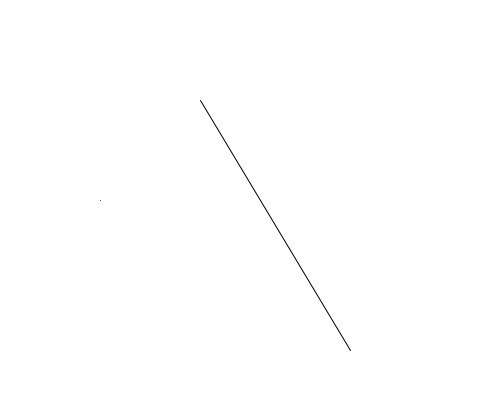
Frame 1 (no input)
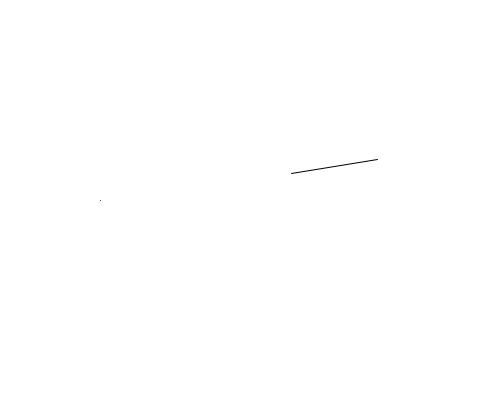
Frame 60 (the mouse pressed at the canvas centre just before this capture)
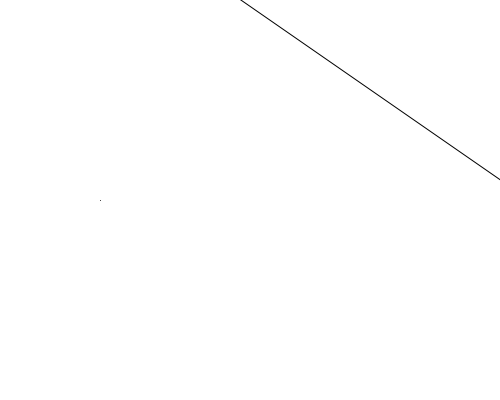
Frame 120 (the mouse held since frame 60 and released just before this capture)

The Processing sketch that drew these frames (run headless with seeded random() and noise(); from frame 60 on, the mouse is pressed at the canvas centre):

// Processing sketch: processing_115020
// ── processing_115020.pde

int y = 100;
int x = 200;
int a = 350;
int b = 350;

void setup(){
    //definim les dimensions del sketch
    size(500,400);

}

void draw(){
  //definim el color del fons
  background(#ffffff);  
  //definir el color del punt
  fill(#0000FF);
  //dibuiexem un punt
  point(100,200);
  line(a, b, x, y);
  y = y + 1;
  x = x + 3;
  a = a - 1;
  b = b - 3;
}
